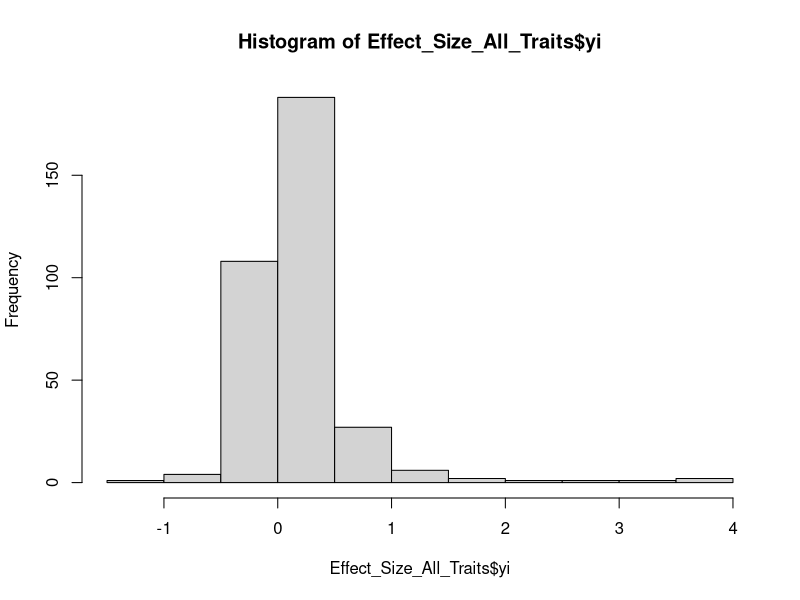
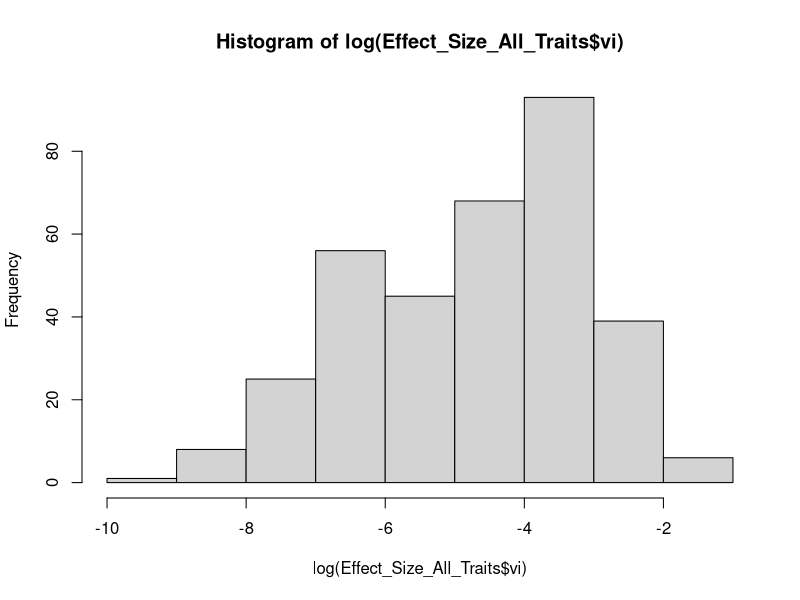
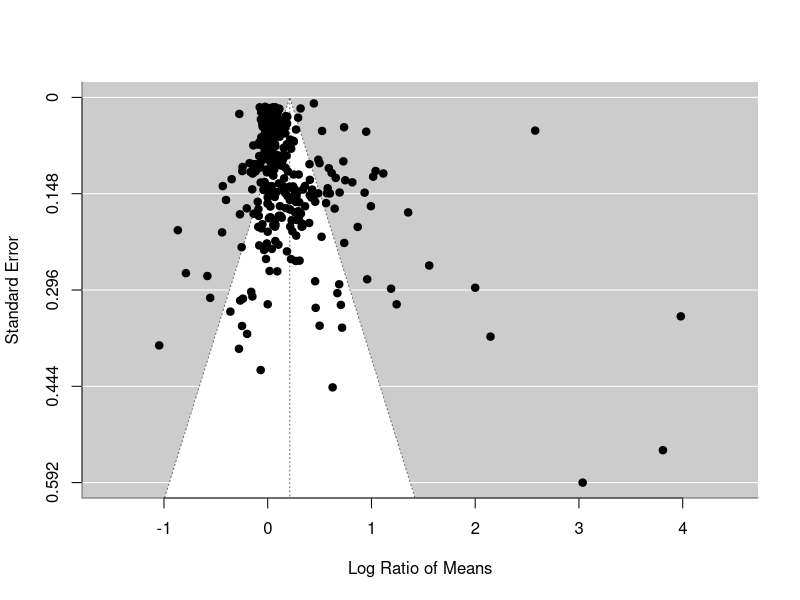
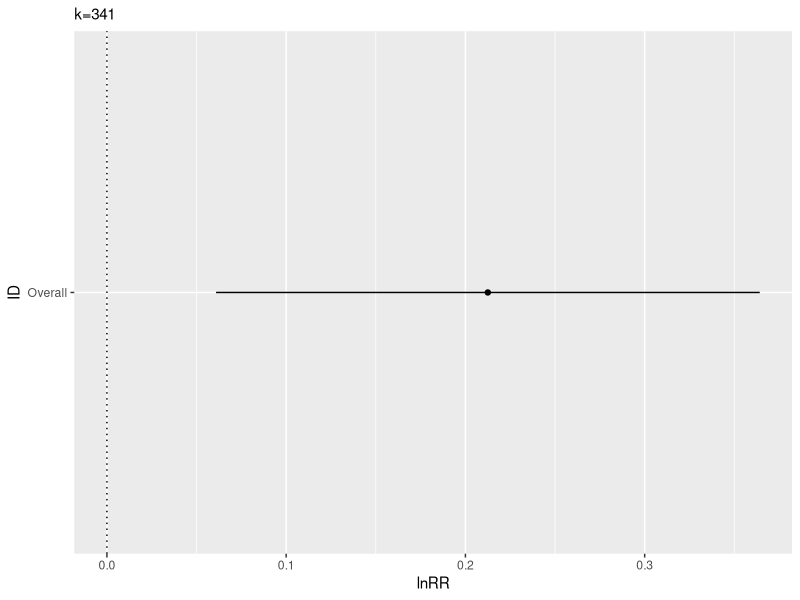
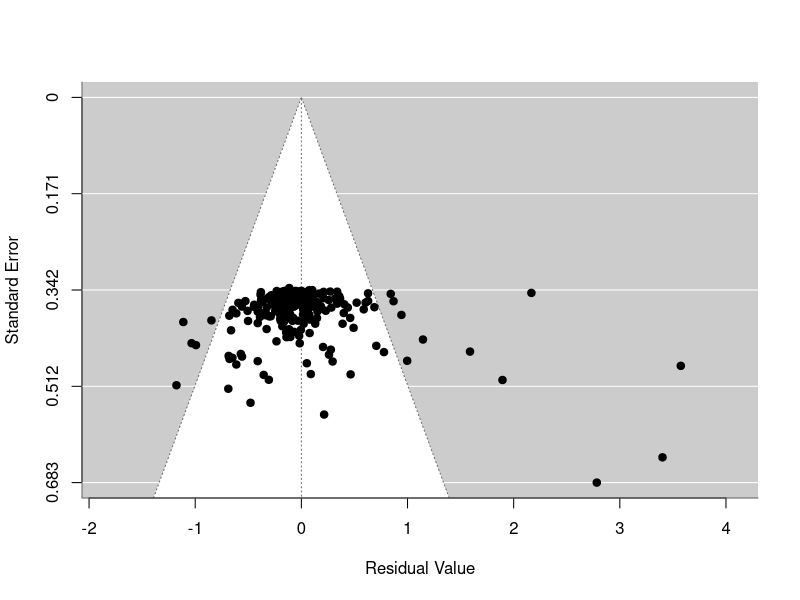
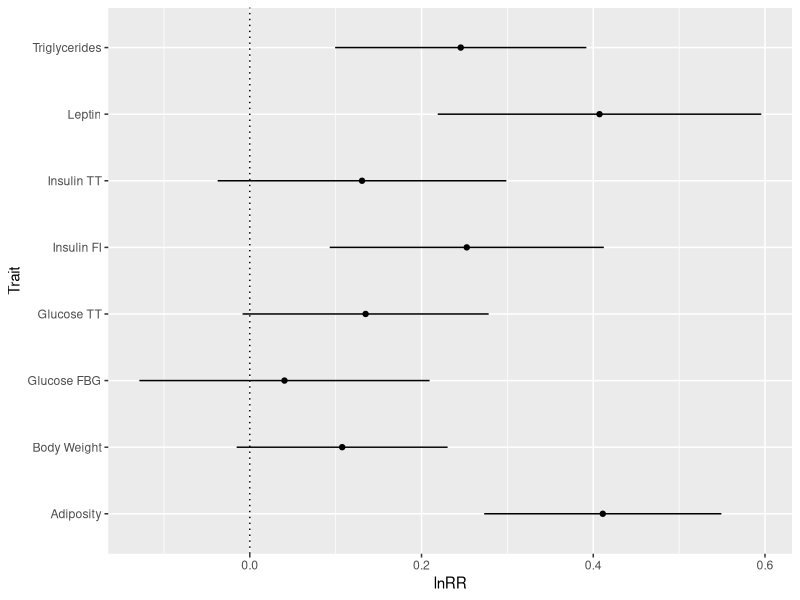
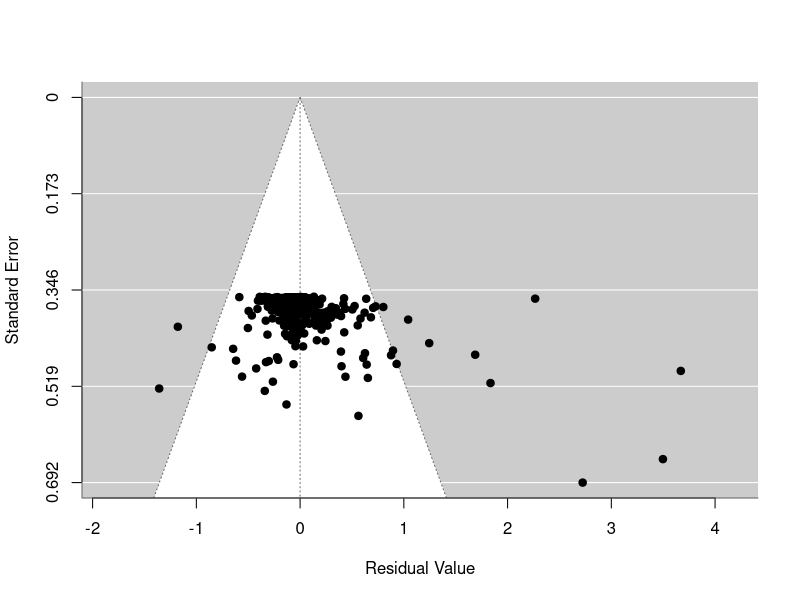
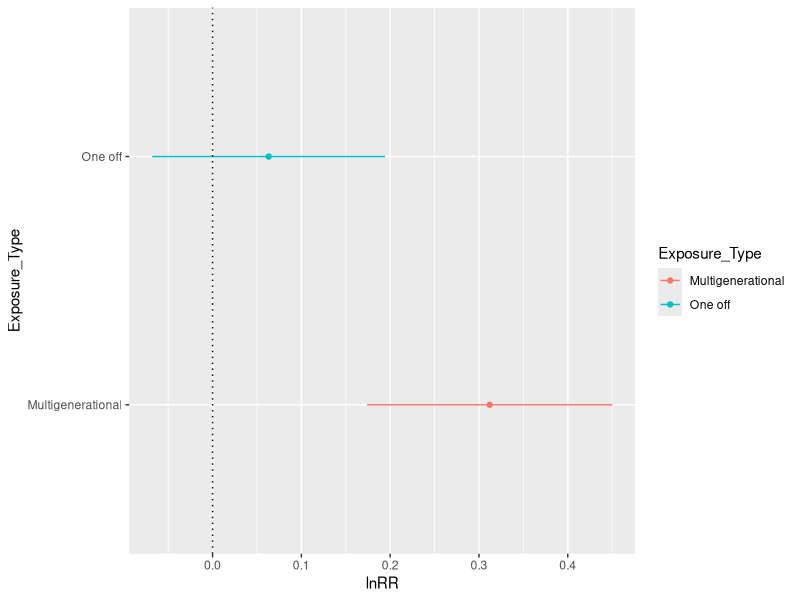

Recreate these plots in R, in order.
## ---- chunk 1
library(tidyverse)
library(openxlsx)  
library(knitr)
library(metafor)
library(ggplot2)
library(readxl)

#Install miktex and then run this to knit a pdf file
#install.packages('tinytex')
#tinytex::install_tinytex()
## ---- chunk 2


#Import data
ALL_TRAITS <- read_excel("../data/ALL_TRAITS.xlsx")
## ---- chunk 3

Effect_Size_All_Traits <- escalc(measure="ROM", m1i=Mean_Treatment, sd1i=SD_Treatment, n1i=Sample_Size_n_Treatment, m2i=Mean_Control, sd2i=SD_Control, n2i=Sample_Size_n_Control, data=ALL_TRAITS)

hist(Effect_Size_All_Traits$yi)
hist(log(Effect_Size_All_Traits$vi))

#Adding Effect Size ID's
ES_ID <- factor(1:dim(Effect_Size_All_Traits)[1])
Effect_Size_All_Traits$ES_ID <-ES_ID

#Converting into factors

Effect_Size_All_Traits$Trait <- factor(Effect_Size_All_Traits$Trait)
Effect_Size_All_Traits$Exposure_Type <- factor(Effect_Size_All_Traits$Exposure_Type)
Effect_Size_All_Traits$Sex <- factor(Effect_Size_All_Traits$Sex)
Effect_Size_All_Traits$Generation <- factor(Effect_Size_All_Traits$Generation)
Effect_Size_All_Traits$Cohort_ID <- factor(Effect_Size_All_Traits$Cohort_ID)
Effect_Size_All_Traits$Paper_ID <- factor(Effect_Size_All_Traits$Paper_ID)
Effect_Size_All_Traits$Rodent_type <- factor(Effect_Size_All_Traits$Rodent_type)
Effect_Size_All_Traits$F2_Diet_at_measurement <- factor(Effect_Size_All_Traits$F2_Diet_at_measurement)
Effect_Size_All_Traits$Strain <- factor(Effect_Size_All_Traits$Strain)
Effect_Size_All_Traits$F0_Parent_Exposed <- factor(Effect_Size_All_Traits$F0_Parent_Exposed)

Effect_Size_All_Traits$Sex <- gsub("Both ", "Both", Effect_Size_All_Traits$Sex)

#Subsetting by One off and Multigenerational

MG_ALL <- subset(Effect_Size_All_Traits, Effect_Size_All_Traits$Exposure_Type == "Multigenerational")

OF_ALL <- subset(Effect_Size_All_Traits, Effect_Size_All_Traits$Exposure_Type == "One off")
## ---- chunk 4
meta1null <- rma.mv(yi, vi, data=Effect_Size_All_Traits, method = 'ML') 

metastudy <- rma.mv(yi, vi,random = ~1|Cohort_ID, data=Effect_Size_All_Traits, method = 'ML') 
anova(meta1null, metastudy)
meta0study <- rma.mv(yi, vi,random = list(~1|Paper_ID, ~1|Cohort_ID), data=Effect_Size_All_Traits, method = 'ML') 
anova(meta1null, meta0study)
meta1study <- rma.mv(yi, vi,random = ~1|Trait, data=Effect_Size_All_Traits, method = 'ML') 
anova(meta1null, meta1study)
metastudy_best <- rma.mv(yi, vi,random = list(~1|Paper_ID,~1|Cohort_ID,~1|Trait), data=Effect_Size_All_Traits, method = 'ML') 
anova(meta0study, metastudy_best)

## ---- chunk 5
#ALL DATA

All_Traits_Analysis_0mods <- rma.mv(yi, vi, random = list(~1|Trait, ~1|Paper_ID,~1|Cohort_ID,~1|ES_ID), data=Effect_Size_All_Traits, method = 'REML')

summary(All_Traits_Analysis_0mods)
funnel(All_Traits_Analysis_0mods)


W <- diag(1/Effect_Size_All_Traits$vi)
X <- model.matrix(All_Traits_Analysis_0mods)
P <- W - W %*% X %*% solve(t(X) %*% W %*% X) %*% t(X) %*% W
I2_overall <- 100 * sum(All_Traits_Analysis_0mods$sigma2) / (sum(All_Traits_Analysis_0mods$sigma2) + (All_Traits_Analysis_0mods$k-All_Traits_Analysis_0mods$p)/sum(diag(P)))
I2_overall

Overall_effect_size <- tibble(
  ID = "Overall", 
  lnRR = c(0.2125),
  ci.lb = c(0.0609),
  ci.ub = c(0.3642),
  k = 241
)

plot_lnRR_overall <- ggplot(Overall_effect_size, aes(x=ID, y=lnRR)) + 
  geom_errorbar(aes(ymin=ci.lb, ymax=ci.ub), width = 0, position = position_dodge(0.3)) +
  geom_point(aes(x = ID, y = lnRR), position = position_dodge(0.3))+
  geom_hline(yintercept = 0, lty = "dotted") +
  labs(x = "ID", y = "lnRR", subtitle = "k=341") +
  coord_flip()
plot_lnRR_overall
## ---- chunk 6

### Meta Regression

#Traits meta-regression
All_Traits_Analysis_traits <- rma.mv(yi, vi, mods= ~Trait-1, random = list(~1|Paper_ID,~1|Cohort_ID,~1|ES_ID), data=Effect_Size_All_Traits, method = 'REML')

summary(All_Traits_Analysis_traits)
funnel(All_Traits_Analysis_traits)
k_traits <- Effect_Size_All_Traits %>% group_by(Trait) %>% count()
k_traits

Traits_overall_lnRR <- tibble(
  Trait = c("Adiposity", "Body Weight","Glucose FBG", "Glucose TT", "Insulin FI","Insulin TT", "Leptin", "Triglycerides"), 
  lnRR = c(0.4111,0.1076,0.0404,0.1349,0.2527,0.1307,0.4073,0.2457),
  ci.lb = c(0.2730,-0.0153,-0.1286,-0.0084,0.0931,-0.0374,0.2189,0.0994),
  ci.ub = c(0.5492,0.2304,0.2094,0.2782,0.4123,0.2988,0.5957,0.3920),
  k = c(k_traits$n[1],k_traits$n[2],k_traits$n[3],k_traits$n[4],k_traits$n[5],k_traits$n[6],k_traits$n[7],k_traits$n[8])
)
Traits_overall_lnRR

plot_lnRR_overall_traits <- ggplot(Traits_overall_lnRR, aes(x=Trait, y=lnRR)) + 
  geom_errorbar(aes(ymin=ci.lb, ymax=ci.ub), width = 0, position = position_dodge(0.3)) +
  geom_point(aes(x = Trait, y = lnRR), position = position_dodge(0.3))+
  geom_hline(yintercept = 0, lty = "dotted") +
  labs(x = "Trait", y = "lnRR") +
  coord_flip()
plot_lnRR_overall_traits

#Exposure type meta-regression
All_Traits_Analysis_Exp <- rma.mv(yi, vi, mods= ~Exposure_Type-1, random = list(~1|Paper_ID,~1|Cohort_ID,~1|ES_ID), data=Effect_Size_All_Traits, method = 'REML')

summary(All_Traits_Analysis_Exp)
funnel(All_Traits_Analysis_Exp)
k_exp <- Effect_Size_All_Traits %>% group_by(Exposure_Type) %>% count()
k_exp

Overall_Exp_meta_lnRR <- tibble(
  Exposure_Type = c("Multigenerational", "One off"), 
  lnRR = c(0.3121,0.0632),
  ci.lb = c(0.1740,-0.0679),
  ci.ub = c(0.4502,0.1943),
  k = c(k_exp$n[1],k_exp$n[2])
)
Overall_Exp_meta_lnRR

plot_lnRR_overall_expmeta <- ggplot(Overall_Exp_meta_lnRR, aes(x=Exposure_Type, y=lnRR, colour=Exposure_Type)) + 
  geom_errorbar(aes(ymin=ci.lb, ymax=ci.ub), width = 0, position = position_dodge(0.3)) +
  geom_point(aes(x = Exposure_Type, y = lnRR), position = position_dodge(0.3))+
  geom_hline(yintercept = 0, lty = "dotted") +
  labs(x = "Exposure_Type", y = "lnRR") +
  coord_flip()
plot_lnRR_overall_expmeta
## ---- chunk 7
All_Data_Analysis_f0 <- rma.mv(yi, vi, mods = ~F0_Parent_Exposed-1, random = list(~1|Trait, ~1|Paper_ID,~1|Cohort_ID,~1|ES_ID), data=Effect_Size_All_Traits, method = 'REML')

summary(All_Data_Analysis_f0)

k_All_Data_Analysis_f0 <- Effect_Size_All_Traits %>% group_by(F0_Parent_Exposed) %>% count()
k_All_Data_Analysis_f0

All_Data_Analysis_sex <- rma.mv(yi, vi, mods = ~Sex-1, random = list(~1|Trait, ~1|Paper_ID,~1|Cohort_ID,~1|ES_ID), data=Effect_Size_All_Traits, method = 'REML')

summary(All_Data_Analysis_sex)

Overall_effects_not_split_f0_sex <- tibble(
  ID = c("Both F0", "F0 Female", "F0 Male", "Both Sexes Grand Offspring", "Female Grand Offspring", "Male Grand Offspring"),
  lnRR = c(All_Data_Analysis_f0$b[1],All_Data_Analysis_f0$b[2],All_Data_Analysis_f0$b[3],All_Data_Analysis_sex$b[1],All_Data_Analysis_sex$b[2],All_Data_Analysis_sex$b[3]),
  ci.lb = c(All_Data_Analysis_f0$ci.lb[1],All_Data_Analysis_f0$ci.lb[2],All_Data_Analysis_f0$ci.lb[3],All_Data_Analysis_sex$ci.lb[1],All_Data_Analysis_sex$ci.lb[2],All_Data_Analysis_sex$ci.lb[3]),
  ci.ub = c(All_Data_Analysis_f0$ci.ub[1],All_Data_Analysis_f0$ci.ub[2],All_Data_Analysis_f0$ci.ub[3],All_Data_Analysis_sex$ci.ub[1],All_Data_Analysis_sex$ci.ub[2],All_Data_Analysis_sex$ci.ub[3])
)


plot_lnRR_overall_mods_f0_sex <- ggplot(Overall_effects_not_split_f0_sex, aes(x=ID, y=lnRR))+ 
  geom_errorbar(aes(ymin=ci.lb, ymax=ci.ub), width = 0, position = position_dodge(0.3)) +
  geom_point(aes(x = ID, y = lnRR), position = position_dodge(0.3))+
  geom_hline(yintercept = 0, lty = "dotted") +
  labs(x = "ID", y = "lnRR") +
  coord_flip()
 
plot_lnRR_overall_mods_f0_sex
## ---- chunk 8

#Overall analysis split by exposure type
All_Data_Analysis_MG <- rma.mv(yi, vi, random = list(~1|Trait, ~1|Paper_ID,~1|Cohort_ID,~1|ES_ID), data=MG_ALL, method = 'REML')

summary(All_Data_Analysis_MG)
funnel(All_Data_Analysis_MG)

All_Data_Analysis_OF <- rma.mv(yi, vi, random = list(~1|Trait, ~1|Paper_ID,~1|Cohort_ID,~1|ES_ID), data=OF_ALL, method = 'REML')

summary(All_Data_Analysis_OF)
funnel(All_Data_Analysis_OF)

Overall_Exp_lnRR <- tibble(
  Exposure_Type = c("Multigenerational", "One off"), 
  lnRR = c(0.4537,0.0662),
  ci.lb = c(0.1428,0.0199),
  ci.ub = c(0.7646,0.1126),
  k = c(118,223)
)
Overall_Exp_lnRR

plot_lnRR_overall_exp <- ggplot(Overall_Exp_lnRR, aes(x=Exposure_Type, y=lnRR, colour=Exposure_Type)) + 
  geom_errorbar(aes(ymin=ci.lb, ymax=ci.ub), width = 0, position = position_dodge(0.3)) +
  geom_point(aes(x = Exposure_Type, y = lnRR), position = position_dodge(0.3))+
  geom_hline(yintercept = 0, lty = "dotted") +
  labs(x = "Exposure_Type", y = "lnRR") +
  coord_flip()
plot_lnRR_overall_exp

#Overall analysis with moderators (by exposure type)
Traits_Analysis_MG <- rma.mv(yi, vi, mods = ~Trait-1, random = list( ~1|Paper_ID,~1|Cohort_ID,~1|ES_ID), data=MG_ALL, method = 'REML')

summary(Traits_Analysis_MG)
k_traits_MG <- MG_ALL %>% group_by(Trait) %>% count()
k_traits_MG

Traits_Analysis_OF <- rma.mv(yi, vi, mods = ~Trait-1, random = list( ~1|Paper_ID,~1|Cohort_ID,~1|ES_ID), data=OF_ALL, method = 'REML')

summary(Traits_Analysis_OF)
k_traits_OF <- OF_ALL %>% group_by(Trait) %>% count()
k_traits_OF

Traits_analysis_Exp <- tibble(
  Exposure_Type = c("Multigenerational","Multigenerational","Multigenerational","Multigenerational","Multigenerational","Multigenerational","Multigenerational","Multigenerational","One off","One off","One off","One off","One off","One off","One off","One off" ),
  Trait = c("Adiposity", "Body Weight", "Glucose_FBG","Glucose_TT", "Insulin_FI", "Insulin_TT","Leptin", "Triglycerides","Adiposity", "Body Weight", "Glucose_FBG","Glucose_TT", "Insulin_FI", "Insulin_TT","Leptin", "Triglycerides"),
  lnRR = c(0.8702,0.1825,0.1332,0.2208,0.6425,0.2695,0.9215,0.4817,0.1162,0.0223,0.0788,0.0220,0.0942,-0.0244,0.1597,0.1124),
  ci.lb = c(0.5933,-0.0544,-0.1833,-0.0927,0.2708,-0.0557,0.5666,0.1352,0.0575,-0.0058,-0.0056,-0.0256,0.0176,-0.1027,0.0443,0.0602),
  ci.ub = c(1.1470,0.4195,0.4497,0.5343,1.0142,0.5947,1.2763,0.8282,0.1749,0.0504,0.1633,0.0697,0.1707,0.0538,0.2751,0.1645),
  k = c(k_traits_MG$n[1],k_traits_MG$n[2],k_traits_MG$n[3],k_traits_MG$n[4],k_traits_MG$n[5],k_traits_MG$n[6],k_traits_MG$n[7],k_traits_MG$n[8],k_traits_OF$n[1],k_traits_OF$n[2],k_traits_OF$n[3],k_traits_OF$n[4],k_traits_OF$n[5],k_traits_OF$n[6],k_traits_OF$n[7],k_traits_OF$n[8])
)

plot_lnRR_overall_trait_exp <- ggplot(Traits_analysis_Exp, aes(x=Trait, y=lnRR, colour=Exposure_Type)) + 
  geom_errorbar(aes(ymin=ci.lb, ymax=ci.ub), width = 0, position = position_dodge(0.3)) +
  geom_point(aes(x = Trait, y = lnRR), position = position_dodge(0.3))+
  geom_hline(yintercept = 0, lty = "dotted") +
  labs(x = "Exposure_Type", y = "lnRR") +
  coord_flip()
plot_lnRR_overall_trait_exp

#F0 and offspring sex analysis
All_Traits_Analysis_0mods_MG_f0 <- rma.mv(yi, vi, mods = ~F0_Parent_Exposed-1, random = list(~1|Trait, ~1|Paper_ID,~1|Cohort_ID,~1|ES_ID), data=MG_ALL, method = 'REML')

summary(All_Traits_Analysis_0mods_MG_f0)
funnel(All_Traits_Analysis_0mods_MG_f0)


All_Traits_Analysis_0mods_OF_f0 <- rma.mv(yi, vi, mods = ~F0_Parent_Exposed-1, random = list(~1|Trait, ~1|Paper_ID,~1|Cohort_ID,~1|ES_ID), data=OF_ALL, method = 'REML')

summary(All_Traits_Analysis_0mods_OF_f0)
funnel(All_Traits_Analysis_0mods_OF_f0)

All_Traits_Analysis_0mods_MG_sex <- rma.mv(yi, vi, mods = ~Sex-1, random = list(~1|Trait, ~1|Paper_ID,~1|Cohort_ID,~1|ES_ID), data=MG_ALL, method = 'REML')

summary(All_Traits_Analysis_0mods_MG_sex)
funnel(All_Traits_Analysis_0mods_MG_sex)


All_Traits_Analysis_0mods_OF_sex <- rma.mv(yi, vi, mods = ~Sex-1, random = list(~1|Trait, ~1|Paper_ID,~1|Cohort_ID,~1|ES_ID), data=OF_ALL, method = 'REML')

summary(All_Traits_Analysis_0mods_OF_sex)
funnel(All_Traits_Analysis_0mods_OF_sex)

Overall_Exp_mods_lnRR <- tibble(
  Exposure_Type = c("Multigenerational","Multigenerational", "One off", "One off", "One off", "Multigenerational", "Multigenerational","Multigenerational", "One off","One off","One off" ),
  mod = c("F0 Female","F0 Male", "F0 Both", "F0 Female", "F0 Male","Both Offspring Sex","Female Offspring", "Male Offspring", "Both Offspring Sex","Female Offspring", "Male Offspring"),
  lnRR = c(0.4796,0.3166,0.1833,0.0699,0.0435,0.5219,0.4147,0.4395,-0.3662,0.0645,0.0772),
  ci.lb = c(0.1444,-0.3067,0.0845,0.0212,-0.0189,0.0303,0.0600,0.0814,-0.6458,0.0179,0.0317),
  ci.ub = c(0.8148,0.9400,0.2820,0.1187,0.1059,1.0136,0.7695,0.7975,-0.0866,0.111,0.1226)
)

plot_lnRR_overall_mods_exp <- ggplot(Overall_Exp_mods_lnRR, aes(x=mod, y=lnRR, colour=Exposure_Type))+ 
  geom_errorbar(aes(ymin=ci.lb, ymax=ci.ub), width = 0, position = position_dodge(0.3)) +
  geom_point(aes(x = mod, y = lnRR), position = position_dodge(0.3))+
  geom_hline(yintercept = 0, lty = "dotted") +
  labs(x = "mod", y = "lnRR") +
  coord_flip()
 
plot_lnRR_overall_mods_exp

## ---- chunk 9

Effect_Size_All_Traits_lnCVR <- escalc(measure="CVR", m1i=Mean_Treatment, sd1i=SD_Treatment, n1i=Sample_Size_n_Treatment, m2i=Mean_Control, sd2i=SD_Control, n2i=Sample_Size_n_Control, data=ALL_TRAITS)

#Adding Effect Size ID's
ES_ID <- factor(1:dim(Effect_Size_All_Traits_lnCVR)[1])
Effect_Size_All_Traits_lnCVR$ES_ID <-ES_ID

#Converting into factors

Effect_Size_All_Traits_lnCVR$Trait <- factor(Effect_Size_All_Traits_lnCVR$Trait)
Effect_Size_All_Traits_lnCVR$Exposure_Type <- factor(Effect_Size_All_Traits_lnCVR$Exposure_Type)
Effect_Size_All_Traits_lnCVR$Sex <- factor(Effect_Size_All_Traits_lnCVR$Sex)
Effect_Size_All_Traits_lnCVR$Generation <- factor(Effect_Size_All_Traits_lnCVR$Generation)
Effect_Size_All_Traits_lnCVR$Cohort_ID <- factor(Effect_Size_All_Traits_lnCVR$Cohort_ID)
Effect_Size_All_Traits_lnCVR$Paper_ID <- factor(Effect_Size_All_Traits_lnCVR$Paper_ID)
Effect_Size_All_Traits_lnCVR$Rodent_type <- factor(Effect_Size_All_Traits_lnCVR$Rodent_type)
Effect_Size_All_Traits_lnCVR$F2_Diet_at_measurement <- factor(Effect_Size_All_Traits_lnCVR$F2_Diet_at_measurement)
Effect_Size_All_Traits_lnCVR$Strain <- factor(Effect_Size_All_Traits_lnCVR$Strain)
Effect_Size_All_Traits_lnCVR$F0_Parent_Exposed <- factor(Effect_Size_All_Traits_lnCVR$F0_Parent_Exposed)

Effect_Size_All_Traits_lnCVR$Sex <- gsub("Both ", "Both", Effect_Size_All_Traits_lnCVR$Sex)

#Subsetting into MG and OF
MG_ALL_lnCVR <- subset(Effect_Size_All_Traits_lnCVR, Effect_Size_All_Traits_lnCVR$Exposure_Type == "Multigenerational")

OF_ALL_lnCVR <- subset(Effect_Size_All_Traits_lnCVR, Effect_Size_All_Traits_lnCVR$Exposure_Type == "One off")

## ---- chunk 10
#Modelling entire dataset with no moderators

All_Traits_Analysis_0mods_lnCVR <- rma.mv(yi, vi, random = list(~1|Trait, ~1|Paper_ID,~1|Cohort_ID,~1|ES_ID), data=Effect_Size_All_Traits_lnCVR, method = 'REML')

summary(All_Traits_Analysis_0mods_lnCVR)
funnel(All_Traits_Analysis_0mods_lnCVR)

Overall_lnCVR <- tibble(
  ID = "Overall", 
  lnCVR = c(-0.0579),
  ci.lb = c(-0.1961),
  ci.ub = c(0.0804)
)
Overall_lnCVR

plot_lnRR_overall_lnCVR <- ggplot(Overall_lnCVR, aes(x=ID, y=lnCVR)) + 
  geom_errorbar(aes(ymin=ci.lb, ymax=ci.ub), width = 0, position = position_dodge(0.3)) +
  geom_point(aes(x = ID, y = lnCVR), position = position_dodge(0.3))+
  geom_hline(yintercept = 0, lty = "dotted") +
  labs(x = "ID", y = "lnCVR") +
  coord_flip()
plot_lnRR_overall_lnCVR
## ---- chunk 11



All_Traits_Analysis_traits_lnCVR <- rma.mv(yi, vi, mods= ~Trait-1, random = list(~1|Paper_ID,~1|Cohort_ID,~1|ES_ID), data=Effect_Size_All_Traits_lnCVR, method = 'REML')

summary(All_Traits_Analysis_traits_lnCVR)
funnel(All_Traits_Analysis_traits_lnCVR)

Traits_overall_lnCVR <- tibble(
  Trait = c("Adiposity", "Body Weight","Glucose", "Insulin", "Leptin", "Triglycerides"), 
  lnCVR = c(-0.0107,0.0261,0.0143,-0.1468,0.0245,-0.0817),
  ci.lb = c(-0.1557,-0.0742,-0.1343,-0.3042,-0.2159,-0.2524),
  ci.ub = c(0.1343,0.1264,0.1629,0.0106,0.2648,0.0891)
)
Traits_overall_lnCVR

plot_lnRR_overall_traits_lnCVR <- ggplot(Traits_overall_lnCVR, aes(x=Trait, y=lnCVR, colour = Trait)) + 
  geom_errorbar(aes(ymin=ci.lb, ymax=ci.ub), width = 0, position = position_dodge(0.3)) +
  geom_point(aes(x = Trait, y = lnCVR), position = position_dodge(0.3))+
  geom_hline(yintercept = 0, lty = "dotted") +
  labs(x = "Trait", y = "lnCVR") +
  coord_flip()
plot_lnRR_overall_traits_lnCVR
## ---- chunk 12

All_Data_Analysis_0mods_MG_lnCVR <- rma.mv(yi, vi, random = list(~1|Trait, ~1|Paper_ID,~1|Cohort_ID,~1|ES_ID), data=MG_ALL_lnCVR, method = 'REML')

summary(All_Data_Analysis_0mods_MG_lnCVR)
funnel(All_Data_Analysis_0mods_MG_lnCVR)

All_Data_Analysis_0mods_OF_lnCVR <- rma.mv(yi, vi, random = list(~1|Trait, ~1|Paper_ID,~1|Cohort_ID,~1|ES_ID), data=OF_ALL_lnCVR, method = 'REML')

summary(All_Data_Analysis_0mods_OF_lnCVR)
funnel(All_Data_Analysis_0mods_OF_lnCVR)

Exp_overall_lnCVR <- tibble(
  Exposure_Type = c("Multigenerational", "One off"), 
  lnCVR = c(-0.1366,-0.1366),
  ci.lb = c(-0.3394,-0.3394),
  ci.ub = c(0.0662,0.0662)
)
Exp_overall_lnCVR

plot_lnRR_overall_exp_lnCVR <- ggplot(Exp_overall_lnCVR, aes(x=Exposure_Type, y=lnCVR, colour = Exposure_Type)) + 
  geom_errorbar(aes(ymin=ci.lb, ymax=ci.ub), width = 0, position = position_dodge(0.3)) +
  geom_point(aes(x = Exposure_Type, y = lnCVR), position = position_dodge(0.3))+
  geom_hline(yintercept = 0, lty = "dotted") +
  labs(x = "Exposure_Type", y = "lnCVR") +
  coord_flip()
plot_lnRR_overall_exp_lnCVR

## ---- chunk 13


All_Traits_Analysis_MG_lnCVR <- rma.mv(yi, vi, mods= ~Trait-1, random = list(~1|Paper_ID,~1|Cohort_ID,~1|ES_ID), data=MG_ALL_lnCVR, method = 'REML')

summary(All_Traits_Analysis_MG_lnCVR)
funnel(All_Traits_Analysis_MG_lnCVR)

All_Traits_Analysis_OF_lnCVR <- rma.mv(yi, vi, mods= ~Trait-1, random = list(~1|Paper_ID,~1|Cohort_ID,~1|ES_ID), data=OF_ALL_lnCVR, method = 'REML')

summary(All_Traits_Analysis_OF_lnCVR)
funnel(All_Traits_Analysis_OF_lnCVR)

Traits_analysis_Exp_lnCVR <- tibble(
  Exposure_Type = c("Multigenerational","Multigenerational","Multigenerational","Multigenerational","Multigenerational","Multigenerational","Multigenerational","Multigenerational","One off","One off","One off","One off","One off","One off","One off","One off" ),
  Trait = c("Adiposity", "Body Weight", "Glucose_FBG","Glucose_TT", "Insulin_FI", "Insulin_TT","Leptin", "Triglycerides","Adiposity", "Body Weight", "Glucose_FBG","Glucose_TT", "Insulin_FI", "Insulin_TT","Leptin", "Triglycerides"),
  lnRR = c(-0.1021,0.1770,-0.3227,0.0195,-0.4823,0.2532,-0.387,-0.4652,-0.0602,-0.0451,0.1298,0.1545,-0.3959,0.2375,0.1847,-0.0098),
  ci.lb = c(-0.3570,0.0422,-0.6840,-0.3920,-0.9048,-0.1541,-0.8007,-0.8806,-0.2606,-0.1821,-0.3384,-0.0966,-0.6562,-0.1203,-0.2548,-0.2398),
  ci.ub = c(0.1528,0.3118,0.0386,0.4310,-0.0597,0.6604,0.0266,-0.0499,0.1402,0.0919,0.5981,0.4056,-0.1357,0.5953,0.6242,0.2202),
  k = c(k_traits_MG$n[1],k_traits_MG$n[2],k_traits_MG$n[3],k_traits_MG$n[4],k_traits_MG$n[5],k_traits_MG$n[6],k_traits_MG$n[7],k_traits_MG$n[8],k_traits_OF$n[1],k_traits_OF$n[2],k_traits_OF$n[3],k_traits_OF$n[4],k_traits_OF$n[5],k_traits_OF$n[6],k_traits_OF$n[7],k_traits_OF$n[8])
)

plot_lnRR_overall_trait_exp_lnCVR <- ggplot(Traits_analysis_Exp_lnCVR, aes(x=Trait, y=lnRR, colour=Exposure_Type)) + 
  geom_errorbar(aes(ymin=ci.lb, ymax=ci.ub), width = 0, position = position_dodge(0.3)) +
  geom_point(aes(x = Trait, y = lnRR), position = position_dodge(0.3))+
  geom_hline(yintercept = 0, lty = "dotted") +
  labs(x = "Exposure_Type", y = "lnRR") +
  coord_flip()
plot_lnRR_overall_trait_exp_lnCVR

## ---- chunk 14


All_Traits_Analysis_lnCVR_MG_f0 <- rma.mv(yi, vi, mods = ~F0_Parent_Exposed-1, random = list(~1|Trait, ~1|Paper_ID,~1|Cohort_ID,~1|ES_ID), data=MG_ALL_lnCVR, method = 'REML')

summary(All_Traits_Analysis_lnCVR_MG_f0)
funnel(All_Traits_Analysis_lnCVR_MG_f0)


All_Traits_Analysis_lnCVR_OF_f0 <- rma.mv(yi, vi, mods = ~F0_Parent_Exposed-1, random = list(~1|Trait, ~1|Paper_ID,~1|Cohort_ID,~1|ES_ID), data=OF_ALL_lnCVR, method = 'REML')

summary(All_Traits_Analysis_lnCVR_OF_f0)
funnel(All_Traits_Analysis_lnCVR_OF_f0)

All_Traits_Analysis_lnCVR_MG_sex <- rma.mv(yi, vi, mods = ~Sex-1, random = list(~1|Trait, ~1|Paper_ID,~1|Cohort_ID,~1|ES_ID), data=MG_ALL_lnCVR, method = 'REML')

summary(All_Traits_Analysis_lnCVR_MG_sex)
funnel(All_Traits_Analysis_lnCVR_MG_sex)


All_Traits_Analysis_lnCVR_OF_sex <- rma.mv(yi, vi, mods = ~Sex-1, random = list(~1|Trait, ~1|Paper_ID,~1|Cohort_ID,~1|ES_ID), data=OF_ALL_lnCVR, method = 'REML')

summary(All_Traits_Analysis_lnCVR_OF_sex)
funnel(All_Traits_Analysis_lnCVR_OF_sex)

Overall_Exp_mods_lnCVR <- tibble(
  Exposure_Type = c("Multigenerational","Multigenerational", "One off", "One off", "One off", "Multigenerational", "Multigenerational","Multigenerational", "One off","One off","One off" ),
  mod = c("F0 Female","F0 Male", "F0 Both", "F0 Female", "F0 Male","Both Offspring Sex","Female Offspring", "Male Offspring", "Both Offspring Sex","Female Offspring", "Male Offspring"),
  lnCVR = c(-0.1175,-0.1728,-0.0418,-0.0011,-0.0329,-0.0204,-0.0522,-0.2292,-0.3737,-0.0034,0.0073),
  ci.lb = c(-0.3294,-0.4247,-0.5383,-0.1806,-0.2872,-0.3612,-0.2875,-0.4567,-1.1772,-0.1879,-0.1742),
  ci.ub = c(0.0944,0.0791,0.4547,0.1784,0.2215,0.3205,0.1832,-0.0017,0.4298,0.1812,0.1889)
)

plot_lnCVR_overall_mods_exp <- ggplot(Overall_Exp_mods_lnCVR, aes(x=mod, y=lnCVR, colour=Exposure_Type))+ 
  geom_errorbar(aes(ymin=ci.lb, ymax=ci.ub), width = 0, position = position_dodge(0.3)) +
  geom_point(aes(x = mod, y = lnCVR), position = position_dodge(0.3))+
  geom_hline(yintercept = 0, lty = "dotted") +
  labs(x = "mod", y = "lnCVR") +
  coord_flip()
 
plot_lnCVR_overall_mods_exp
